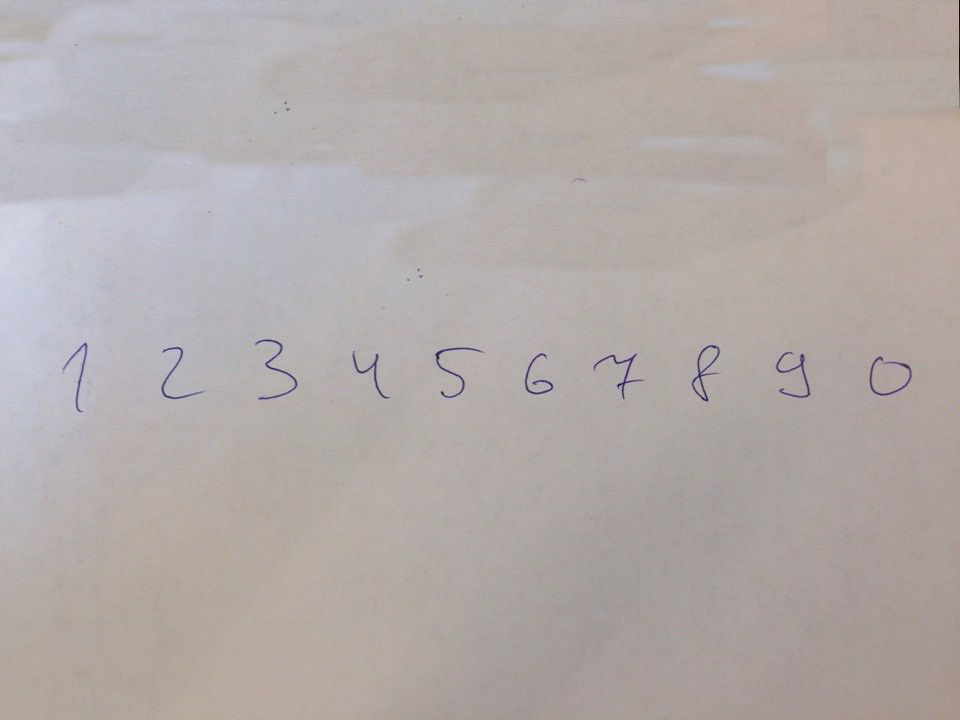
#> input picture Segmentation/page_3.png, 960 x 720 px
$ python stackedae_recognition.py   (Python 2 division)   (older library calls are emulated)
#> lines starting #> are read from the running program, lines starting #| are printed output that depends on the picture; after the words box and inside, x2 and y2 are one past the last pixel; in counts of white or black regions, pixels touching at a corner belong together
### Segmentation/processing.py
import numpy as np
from scipy import misc
from scipy import ndimage
import matplotlib.pyplot as plt

def cut_line(image):
    h, l = image.shape
    ver = np.sum(image, axis=1)
    hor = np.sum(image, axis=0)
    ver_nonzero = np.flatnonzero(ver)
    #print ver
    hor_nonzero = np.flatnonzero(hor)
    ver_st = max(ver_nonzero[0]-3, 0)
    ver_fin = min(ver_nonzero[len(ver_nonzero)-1]+3, h)
    hor_st = max(hor_nonzero[0]-20, 0)
    hor_fin = min(hor_nonzero[len(hor_nonzero)-1]+20, l)
    #print h, l, ver_st, ver_fin, hor_st, hor_fin
    return 255 - image[ver_st:ver_fin, hor_st:hor_fin]


def clearing(raw_image):

    print "raw_image"
    plt.imshow(raw_image, cmap=plt.cm.gray)
    plt.show()

    print "background removed"
    #raw_image = ndimage.gaussian_filter(raw_image, 0.1)
    raw_image = np.where(raw_image < np.mean(raw_image) -
                           5 * np.std(raw_image), 255, 0)
    #print raw_image
    plt.imshow(raw_image, cmap=plt.cm.gray)
    plt.show()


    print "denoise, fatten"
    raw_image = ndimage.median_filter(raw_image, 2, mode='reflect')
    raw_image = ndimage.gaussian_filter(raw_image, sigma=0.9, mode='reflect')
    raw_image = ndimage.binary_opening(raw_image, structure=np.ones((5,5)))
    plt.imshow(raw_image, cmap=plt.cm.gray)
    plt.show()
    #raw_image = np.where(raw_image < np.median(raw_image), 255, 0)

    print "cut"
    result = cut_line(raw_image)
    plt.imshow(result, cmap=plt.cm.gray)
    plt.show()
    return 255 - result


#raw_image = misc.imread('page.png', flatten=1)
#clearing()

### Segmentation/stackedae_recognition.py
# recognition from line of digits

import numpy as np
from learning_class_2hidden import neuralNetwork
from scipy import misc
import matplotlib.pyplot as plt
from processing import clearing
from scipy import ndimage


def identity(m, n):
    t = np.zeros((m, n))
    for i in xrange(n):
        for j in xrange(m):
            if int(i * m / n) == j:
                t[j,i] = 1
            else:
                t[j,i] = 0
    return t

def sigmoid(z):
    return 1.0 / (1.0 + np.exp(-z))


raw_image = misc.imread('page_3.png', flatten=1)
#> raw_image: shape (720, 960) float32; min 7.07, max 217.1, mean 173

print "raw_image"
plt.imshow(raw_image, cmap=plt.cm.gray)
plt.show()

cut_image = clearing(raw_image)
#> in clearing, `raw_image = np.where(raw_image < np.mean(raw_image) - 5 * np.std(raw_i..`:
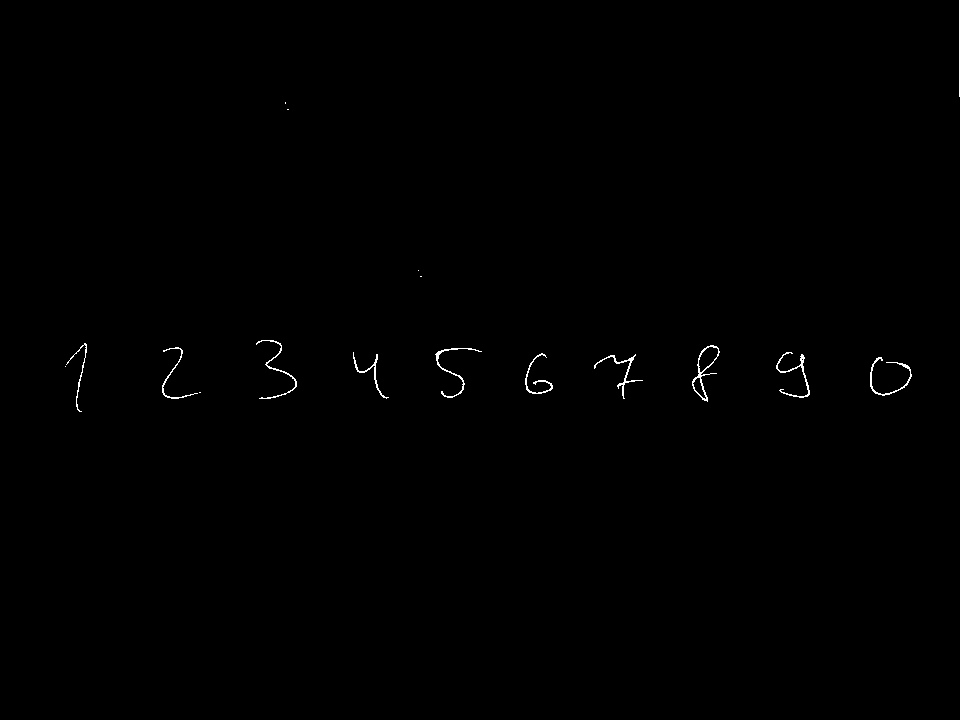
#> raw_image: shape (720, 960) int64; 0.3% white in thin lines or dots, all inside (x1, y1, x2, y2) = (65, 0, 960, 412)
#> in clearing, `raw_image = ndimage.median_filter(raw_image, 2, mode='reflect')`:
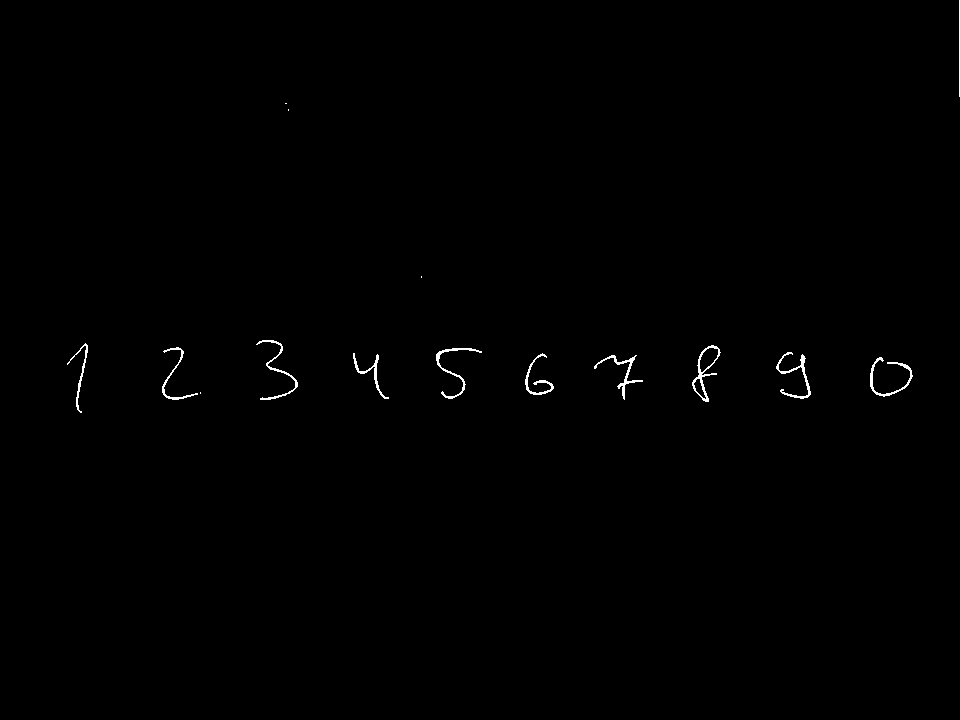
#> raw_image: shape (720, 960) int64; 0.4% white in thin lines or dots, all inside (x1, y1, x2, y2) = (67, 0, 960, 413)
#> in clearing, `raw_image = ndimage.gaussian_filter(raw_image, sigma=0.9, mode='reflec..`: raw_image: shape (720, 960) int64; 229 distinct labels, from 0 to 251
#> in clearing, `raw_image = ndimage.binary_opening(raw_image, structure=np.ones((5,5)))`:
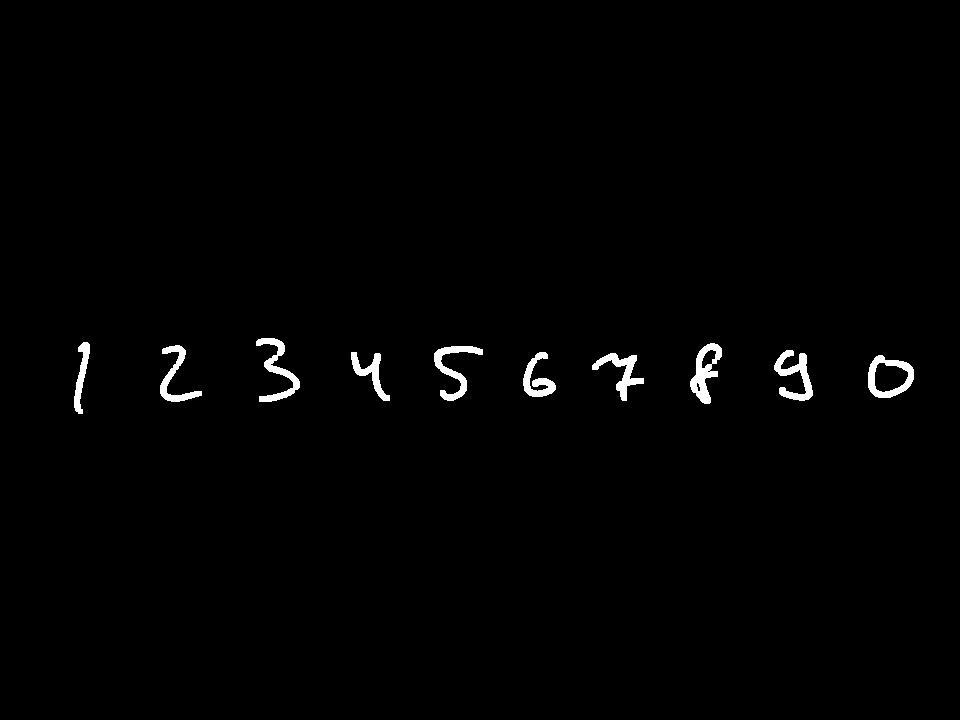
#> raw_image: shape (720, 960) bool; 1.1% white; 10 white regions, largest, box (x1, y1, x2, y2) and area: (690, 343, 722, 404) 882, (774, 350, 813, 401) 855, (256, 338, 300, 402) 841
#> in cut_line, `ver = np.sum(image, axis=1)`: ver = 720 values, max 199 at index 395, min 0 at index 0, mean 10.33
#> in cut_line, `hor = np.sum(image, axis=0)`: hor = 960 values, max 53 at index 701, min 0 at index 0, mean 7.75
#> in cut_line, `ver_nonzero = np.flatnonzero(ver)`: ver_nonzero = 76 values from 338 to 413
#> in cut_line, `hor_nonzero = np.flatnonzero(hor)`: hor_nonzero = 392 values from 74 to 913
#> in cut_line, `ver_st = max(ver_nonzero[0]-3, 0)`: ver_st = 335
#> in cut_line, `ver_fin = min(ver_nonzero[len(ver_nonzero)-1]+3, h)`: ver_fin = 416
#> in cut_line, `hor_st = max(hor_nonzero[0]-20, 0)`: hor_st = 54
#> in cut_line, `hor_fin = min(hor_nonzero[len(hor_nonzero)-1]+20, l)`: hor_fin = 933
#> in cut_line, `return 255 - image[ver_st:ver_fin, hor_st:hor_fin]`:
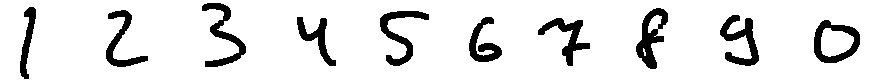
#> returned value: shape (81, 879) int64; values 254 (black) and 255 (white), 89.6% white; 10 black regions, largest, box (x1, y1, x2, y2) and area: (636, 8, 668, 69) 882, (720, 15, 759, 66) 855, (202, 3, 246, 67) 841
# [10 lines of commented-out code are left out]

cut_image = np.where(cut_image < np.mean(cut_image), 0, 255)

h, w = cut_image.shape
#> h = 81; w = 879

hist = np.sum(cut_image, axis=0)
#> hist = 879 values, max 13515 at index 647, min 0 at index 0, mean 2157.2
plt.plot(hist)
plt.show()
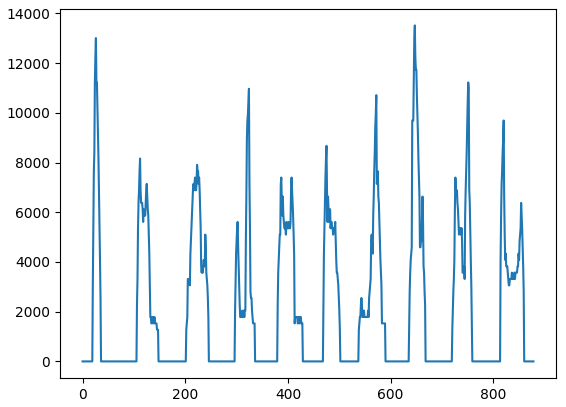
#> figure drawn by matplotlib, 1 panel; curve peaks at x = 647, y = 13515

cuts = []
position = 0
zeros = 0

for i in range(w):
    if hist[i] == 0:
        position += i
        zeros += 1
    elif zeros:
        cuts.append(position/zeros)
        position = 0
        zeros = 0
#> after the loop, cuts = [9, 70, 174, 271, 357, 448, 519, 612, 693, 786]; position = 16511; zeros = 19
cuts.append(w)

print cuts
#| [9, 70, 174, 271, 357, 448, 519, 612, 693, 786, 879]


input_layer_size = 784
hidden_layer1_size = 200
hidden_layer2_size = 200
out_layer_size = 10


#> (the run stopped early here; a loop or call above may not have finished)
